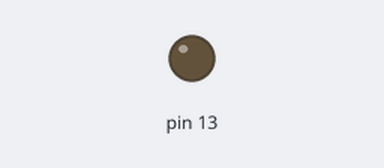
A sketch run on a simulated Arduino Uno, built with avr-gcc and run on an emulated ATmega328P. Parts: output pins drawn as LEDs (lit = HIGH).

Above: at 4.0 s.
At 8.1 s:
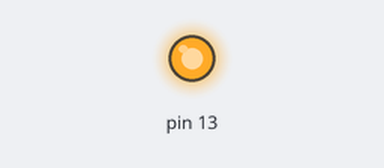
Timing chart, 0 to 10.7 s (numbered marks = the images above):
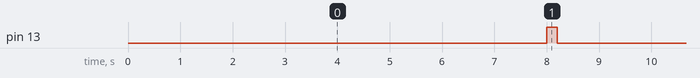

The sketch:

sim800h_cosin.ino
```cpp
// **** INCLUDES *****
#include "LowPower.h"

void setup()
{
  pinMode(13,OUTPUT);
    // No setup is required for this library
}

void loop()
{
    // Enter power down state for 8 s with ADC and BOD module disabled
    LowPower.powerDown(SLEEP_8S, ADC_OFF, BOD_OFF);
    digitalWrite(13,HIGH);
    delay(200);
    digitalWrite(13,LOW);
    // Do something here
    // Example: Read sensor, data logging, data transmission.
}
```

Measured:
- by itself, pin 13: alternates HIGH for 0.20 s and LOW for 8.0 s
